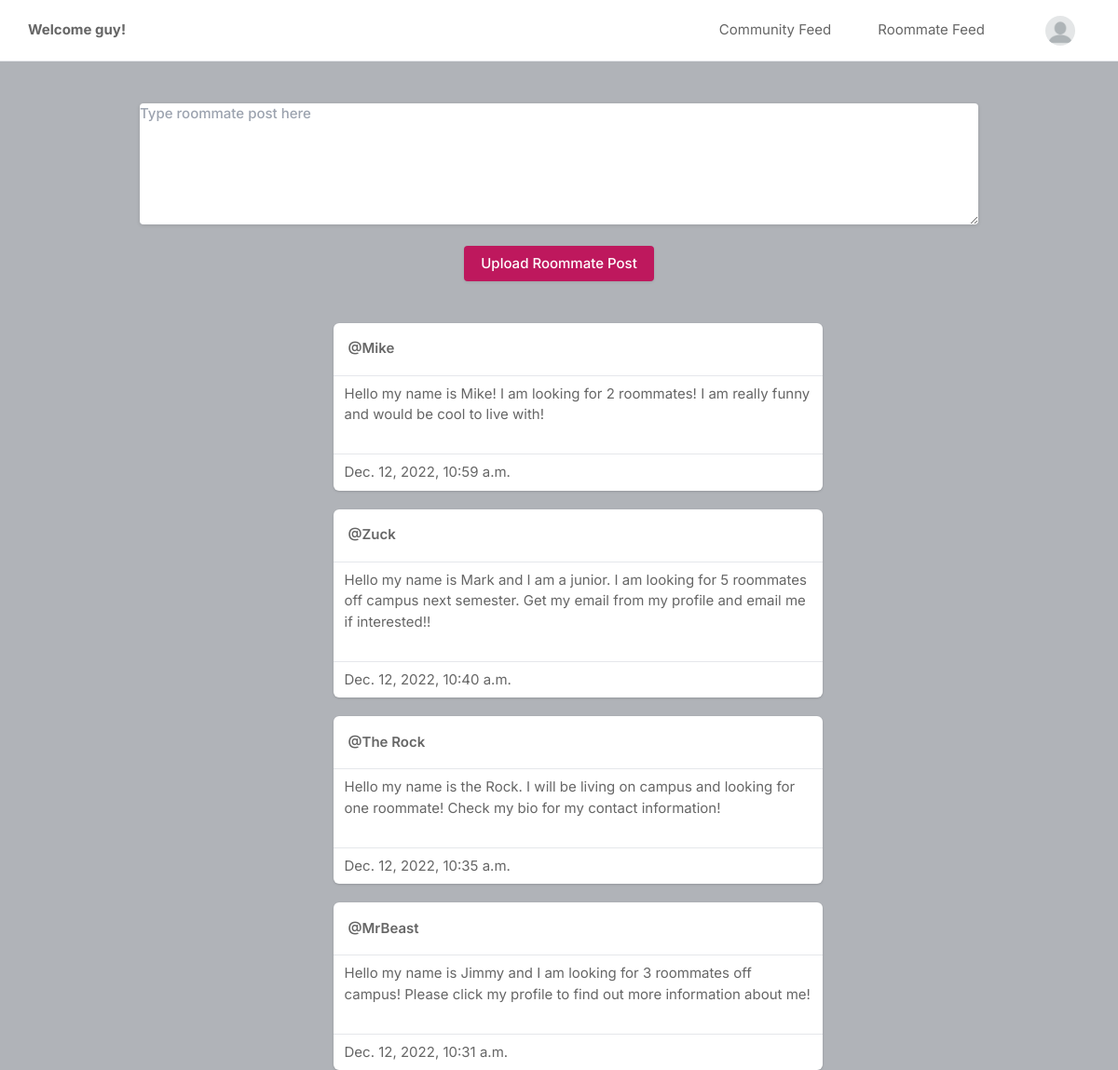
The page /roommate_feed (signed in) on the database as committed earlier.
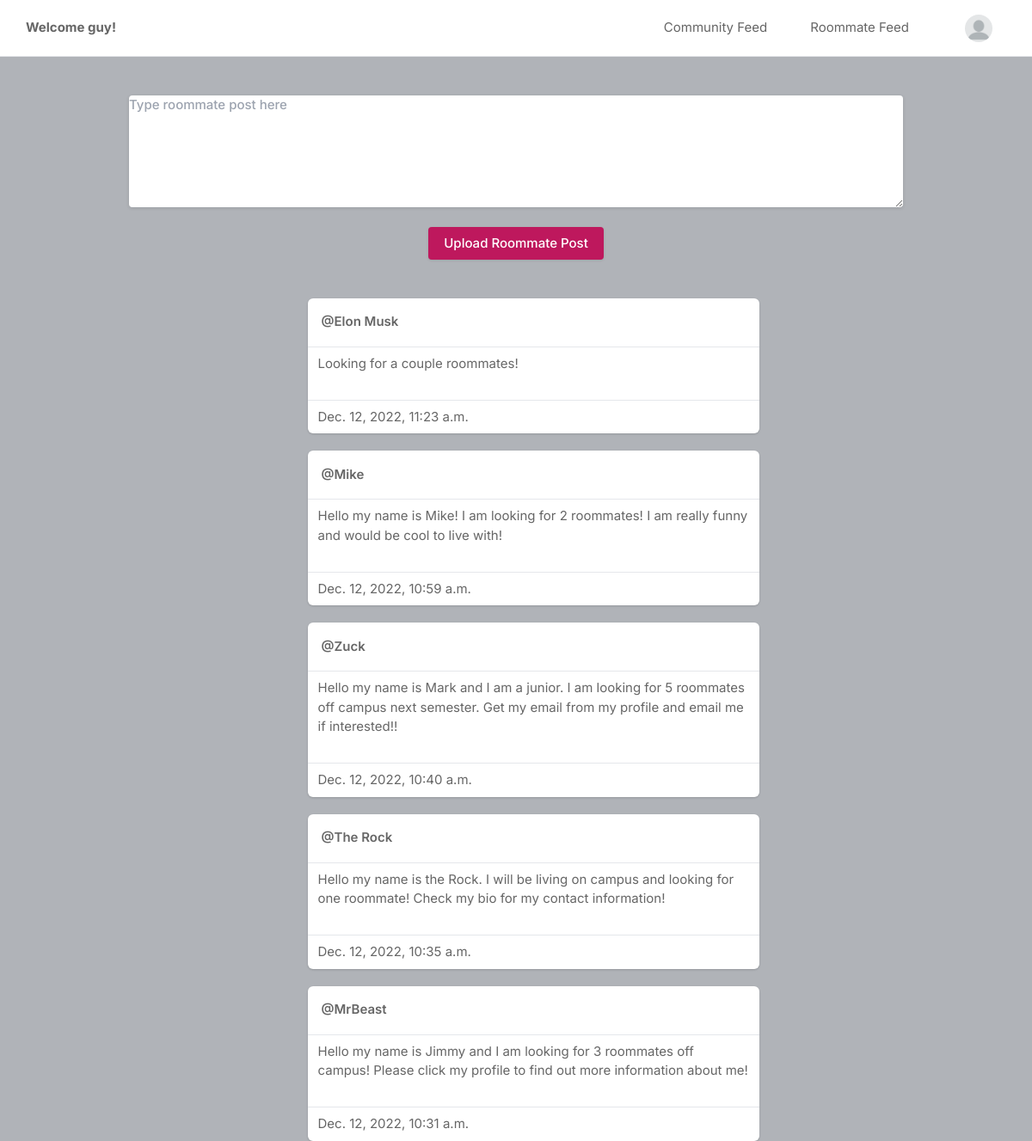
The same page on the database as committed later.
### core/models.py (models this page shows, shortened)
class Roommate_Post(models.Model):
    id = models.UUIDField(primary_key=True, default=uuid.uuid4)
    user = models.CharField(max_length=100)
    caption = models.TextField()
    created_at = models.DateTimeField(default=datetime.now)

### core/views.py (the view)
# urls.py: path('roommate_feed', views.roommate_feed, name='roommate_feed'),
@login_required(login_url='signin')
def roommate_feed(request):
    user_object = User.objects.get(username=request.user.username)
    user_profile = Profile.objects.get(user=user_object)
    posts = Roommate_Post.objects.all().order_by('-created_at')
    return render(request, 'roommate_feed.html', {'user_profile': user_profile, 'posts': posts})

### templates/roommate_feed.html (shortened to what this page needs)
{% load static %}
<!DOCTYPE html>
<html lang="en">
<head>
    <link rel="stylesheet" href="{% static 'assets/css/icons.css' %}">
    <link rel="stylesheet" href="{% static 'assets/css/uikit.css' %}">
    <link rel="stylesheet" href="{% static 'assets/css/style.css' %}">
    <link rel="stylesheet" href="{% static 'assets/css/tailwind.css' %}">
</head>
<body>
            <header>
                <div class="header_inner">
                    <div class="left-side">
                        <b>Welcome {{user_profile.user.username}}!</b>
                    </div>
                    <div class="right-side lg:pr-4">
                        <a href="/">
                            Community Feed
                        </a>
                        <a href="/roommate_feed">
                            Roommate Feed
                        </a>
                        <a href="#">
                            <img src="{{user_profile.profileimg.url}}" class="header-avatar" alt="">
                        </a>
                    </div>
                </div>
            </header>
            <div class="container m-auto">
                <div class="flex flex-col choose-upload text-center">
                    <form action="roommate_upload" method="POST"enctype="multipart/form-data">
                    <div>
                        <textarea class="button soft-warning small" name="caption" placeholder="Type roommate post here"></textarea>
                    </div>
                    <br>
                    <button class="button bg-blue-700" type="submit">Upload Roommate Post</button>
                    </form>
                </div>
                <br>
                <br>
                <div class="lg:flex justify-center lg:space-x-10 lg:space-y-0 space-y-5">
                    <div class="space-y-5 flex-shrink-0 lg:w-7/12">
                        {% for post in posts %}
                        <div class="bg-white shadow rounded-md  -mx-2 lg:mx-0">
                            <div class="flex justify-between items-center px-4 py-3">
                                <div class="flex flex-1 items-center space-x-4">
                                    <span class="block font-semibold "><a href="/profile/{{post.user}}">@{{post.user}}</a></span>
                                </div>
                              <div>
                                <a href="#"> <i class="icon-feather-more-horizontal text-2xl hover:bg-gray-200 rounded-full p-2 transition -mr-1 "></i> </a>
                              </div>
                            </div>
                            <hr>
                            <div>
                                <a class="flex items-center px-3 py-2 text-black-500 rounded-md ">
                                    {{post.caption}}
                                </a>
                            </div>
                            <br>
                            <hr>
                            <div>
                                <a class="flex items-center px-3 py-2 text-black-500 rounded-md ">
                                    {{post.created_at}}
                                </a>
                            </div>
                        </div>
                        {% endfor %}
                    </div>
                    </div>
                </div>
</body>
</html>

Rows that differ between the two databases and show on the page:
added Roommate_Post: user "Elon Musk", caption "Looking for a couple roommates!", created_at "Dec. 12, 2022, 11:23 a.m."
